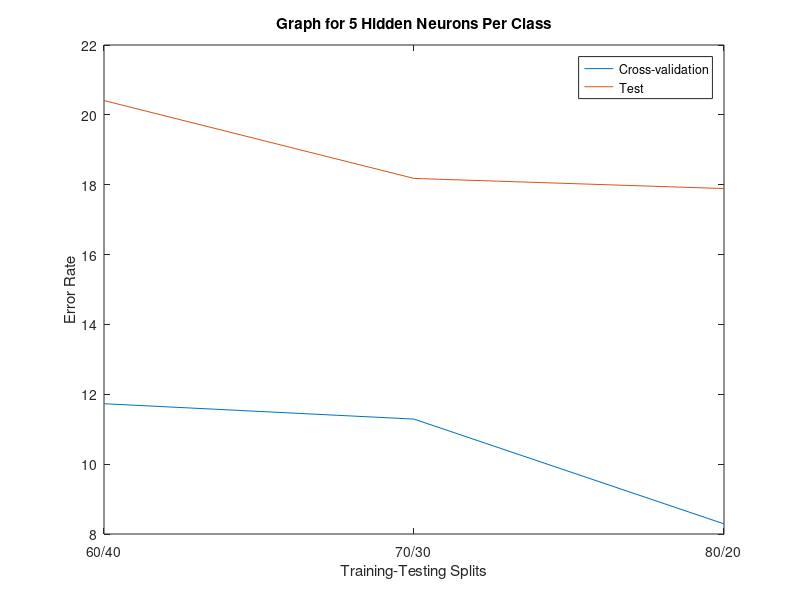
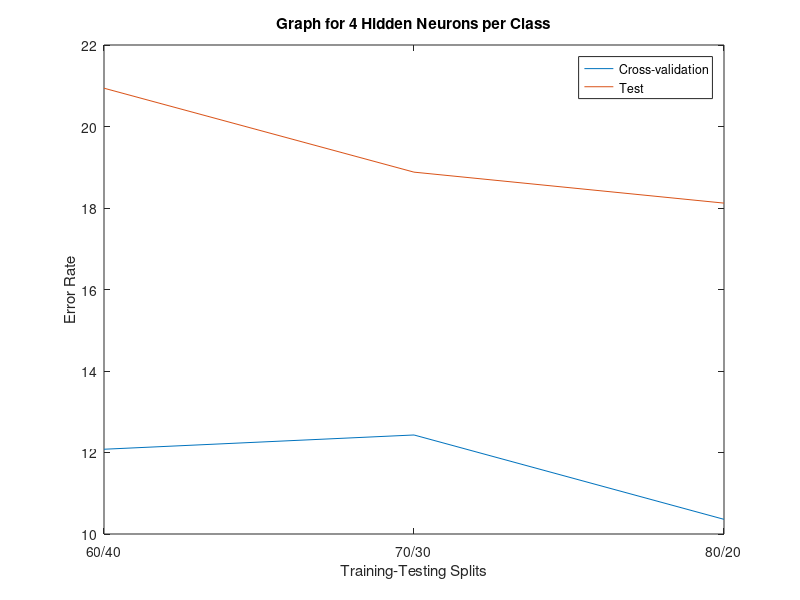
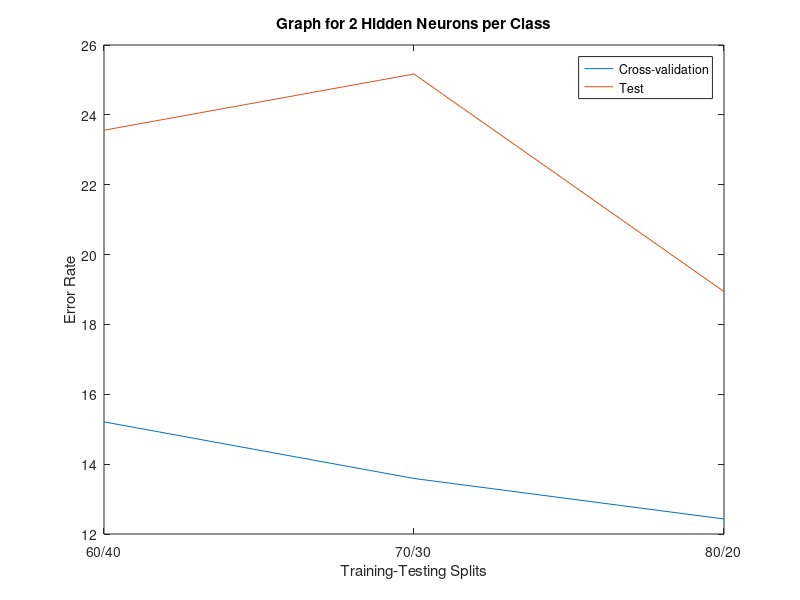
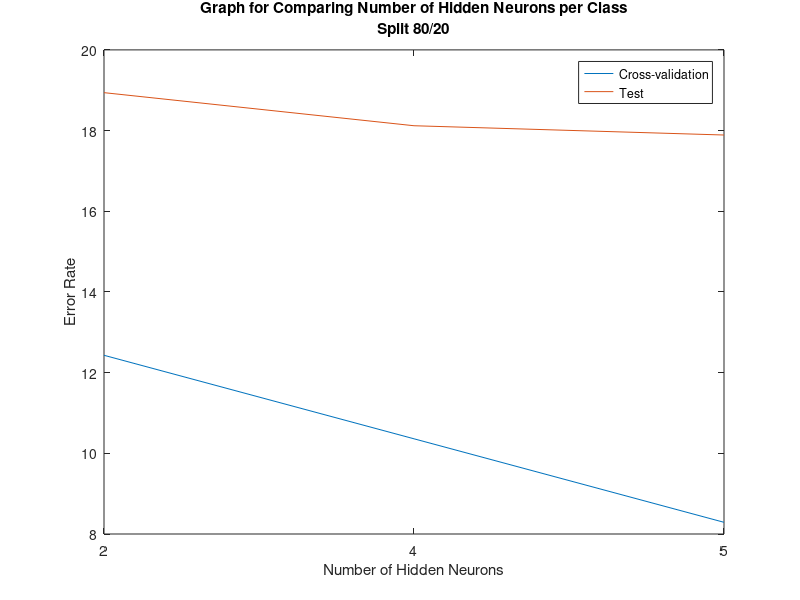

Reproduce these figures in MATLAB, in order.
clear all;
clc;

splits=1:3;
intervals=1:3;
neurons=1:3;

crossvalidation5=[11.73,11.29,8.29];
crossvalidation4=[12.08,12.43,10.36];
crossvalidation2=[15.21,13.59,12.43];

test5=[20.41,18.18,17.89];
test4=[20.94,18.88,18.12];
test2=[23.56,25.17,18.94];

test5_intervals=[24.47,18.18,19.58];
crossval5_intervals=[14.2,11.29,11.54];

test_neurons=[18.94,18.12,17.89];
crossval_neurons=[12.43,10.36,8.29];

figure;
plot(splits,crossvalidation5,splits,test5);
set(gca, 'XTick',1:3, 'XTickLabel',{'60/40' '70/30' '80/20'});
title('Graph for 5 Hidden Neurons Per Class');
xlabel('Training-Testing Splits');
ylabel('Error Rate');
legend('Cross-validation','Test');

figure;
plot(splits,crossvalidation4,splits,test4);
set(gca, 'XTick',1:3, 'XTickLabel',{'60/40' '70/30' '80/20'});
title('Graph for 4 Hidden Neurons per Class');
xlabel('Training-Testing Splits');
ylabel('Error Rate');
legend('Cross-validation','Test');

figure;
plot(splits,crossvalidation2,splits,test2);
title('Graph for 2 Hidden Neurons per Class');
set(gca, 'XTick',1:3, 'XTickLabel',{'60/40' '70/30' '80/20'});
xlabel('Training-Testing Splits');
ylabel('Error Rate');
legend('Cross-validation','Test');

figure;
plot(neurons,crossval_neurons,neurons,test_neurons);
set(gca, 'XTick',1:3, 'XTickLabel',{'2' '4' '5'});
title({'Graph for Comparing Number of Hidden Neurons per Class','Split 80/20'});
xlabel('Number of Hidden Neurons');
ylabel('Error Rate');
legend('Cross-validation','Test');

figure;
plot(intervals,crossval5_intervals,intervals,test5_intervals);
set(gca, 'XTick',1:3, 'XTickLabel',{'600' '200' '150'});
title({'Graph for Different Pre-processing Intervals','Split 70/30','Number of Hidden Neurons per Class=5'});
xlabel('Number of Intervals');
ylabel('Error Rate');
legend('Cross-validation','Test');

